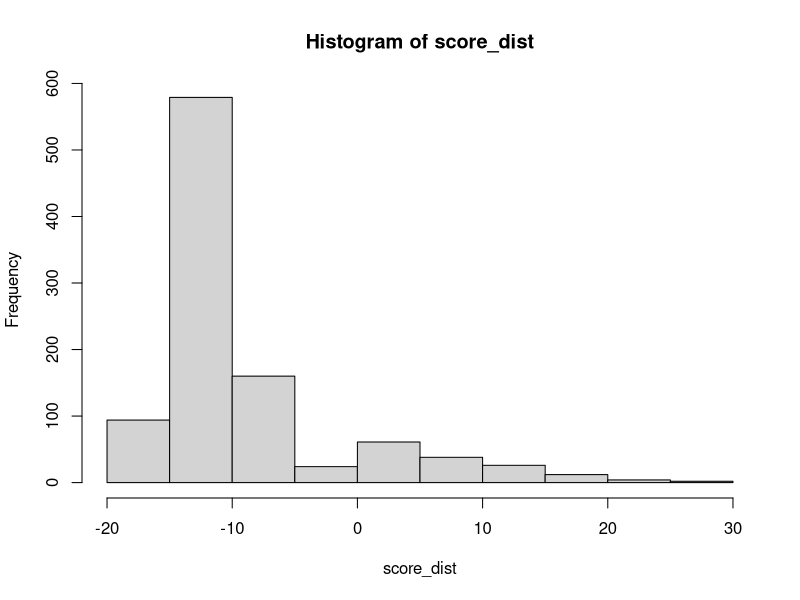

This figure's R source:
## ---- chunk 1
make_card <- function(){
  # the 13 in the red/yellow and the 1 in green/blue are the bonus row "locks"
  card <- matrix(c(2:13, 2:13, 12:1, 12:1), nrow = 4, ncol = 12, byrow = TRUE)
  rownames(card) <- c("red", "yellow", "green", "blue")
  return(card)
}
card_p1 <- make_card()
card_p1
## ---- chunk 2
card_score <- function(card, pen_card){
  score <- 0
  # for each row on the card
  for (row in 1:nrow(card)){
    # count NAs
    n <- sum(is.na(card[row,]))
    # calculate score for that row
    r_score <- n*(n+1)/2
    # add to card total score
    score <- score + r_score
  }
  
  # calculate penalty points (-5 for each box) and subtract from total
  pen_pts <- 5*(sum(pen_card))
  score <- score - pen_pts
  
  return(score)
}
## ---- chunk 3
roll <- function(){
  # roll each dice
  white1 <- sample(1:6, 1)
  white2 <- sample(1:6, 1)
  red <- sample(1:6, 1)
  yellow <- sample(1:6, 1)
  green <- sample(1:6, 1)
  blue <- sample(1:6, 1)

  # calculate all dice sums
  sums <- c(ww = white1 + white2, 
               w1r = white1 + red, 
               w2r = white2 + red, 
               w1y = white1 + yellow, 
               w2y = white2 + yellow, 
               w1g = white1 + green, 
               w2g = white2 + green, 
               w1b = white1 + blue, 
               w2b = white2 + blue)
  return(sums)
}

output <- roll()
## ---- chunk 4
# make cards
num_players <- 1
# score card
for(i in 1:num_players) {
  assign(paste0("card_p", i), make_card())
}
# penalty
for(i in 1:num_players) {
  assign(paste0("pen_p", i), 0)
}

# print cards to visualize
card_p1
pen_p1
## ---- chunk 5
make_card <- function(){
  card <- matrix(2:13, nrow = 1, ncol = 12, byrow = TRUE)
  rownames(card) <- c("red")
  return(card)
}
card_p1 <- make_card()
card_p1
## ---- chunk 6
roll <- function(){
  # roll each dice
  white1 <- sample(1:6, 1)
  white2 <- sample(1:6, 1)
  red <- sample(1:6, 1)

  # calculate all dice sums
  sums <- c(ww = white1 + white2, 
               w1r = white1 + red, 
               w2r = white2 + red)
  return(sums)
}
## ---- chunk 7
num_players <- 1
# score card
for(i in 1:(num_players+1)) {
  assign(paste0("card_p", i-1), make_card())
}
# penalty
for(i in 1:num_players) {
  assign(paste0("pen_p", i), 0)
}

# print card to visualize
# card_p0 is a reference card
card_p1

locked <- 0

# run simulation
while(pen_p1 < 4 & locked < 1){
  # roll dice
  output <- roll()
    
  # sort sums lowest to highest (for red and yellow rows)
  best_move <- sort(output)
  
  # find right most NA value
    # which() function returns the index of the value which satisfies the condition
  result <- which(is.na(card_p1), arr.ind = TRUE)
  
  if (nrow(result) == 0){
    min_value <- 2
  } else{min_value <- card_p0[result[nrow(result),2]]} # use reference card to get value that is covered by NA
  
  # filter moves to values to the right of last NA
  moves <- best_move[best_move >= min_value]

  # make move
  
  # if no possible moves or gap > 3, take a penalty
  if (length(moves) == 0){
    pen_p1 <- pen_p1 + 1
  } else if (abs(moves[1] - min_value) > 3){
    pen_p1 <- pen_p1 + 1
  } else { 
    # play best move
    card_p1[card_p1 == moves[1]] <- NA
    
    # check if marked last number and # marked >= 5
    if (moves[1] == 12 & sum(is.na(card_p1[1,])) >= 5){
      card_p1[card_p1 == "lock"] <- NA
      locked <- 1
    }
  }
  card_p1
}

print("Final card and score")
card_p1
card_score(card_p1, pen_p1)
## ---- chunk 8
score_dist <- rep(NA, 1000)
card_p0 <- make_card()

for (i in 1:1000){
  card_p1 <- make_card()
  pen_p1 <- 0
  
  locked <- 0
  
  # run simulation
  while(pen_p1 < 4 & locked < 1){
    # roll dice
    output <- roll()
      
    # sort sums lowest to highest (for red and yellow rows)
    best_move <- sort(output)
    
    # find right most NA value
      # which() function returns the index of the value which satisfies the condition
    result <- which(is.na(card_p1), arr.ind = TRUE)
    
    if (nrow(result) == 0){
      min_value <- 2
    } else{min_value <- card_p0[result[nrow(result),2]]} # use reference card to get value that is covered by NA
    
    # filter moves to values to the right of last NA
    moves <- best_move[best_move >= min_value]
  
    # make move
    
    # if no possible moves or gap > 5, take a penalty
    if (length(moves) == 0){
      pen_p1 <- pen_p1 + 1
    } else if (abs(moves[1] - min_value) > 5){
      pen_p1 <- pen_p1 + 1
    } else { 
      # play best move
      card_p1[card_p1 == moves[1]] <- NA
      
      # check if marked last number and # marked >= 5
      if (moves[1] == 12 & sum(is.na(card_p1[1,])) >= 5){
        card_p1[card_p1 == "lock"] <- NA
        locked <- 1
      }
    }
  }
  score_dist[i] <- card_score(card_p1, pen_p1)
}

hist(score_dist)
